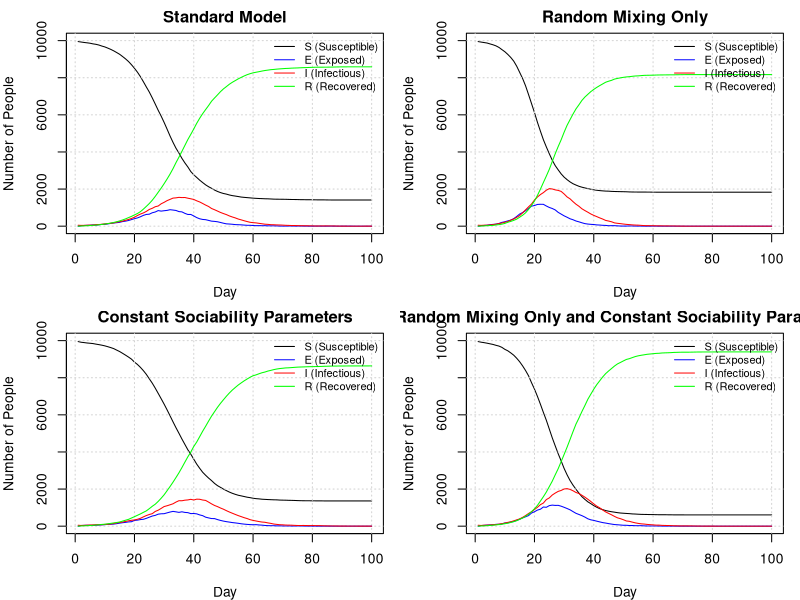

The R source for this figure:
###########################################################
# File:    Submission.R
# Authors: Colin McDonagh (s2213748), Matthew Poole (s2892092), James Horn (s2304075)
# Date:    2025-10-15
# Github URL: https://github.com/JTHorn-eng/Extended-Stats-Programming-Assignment-2/blob/main/Submission.R
###########################################################
#
### About
#
# This document is the code to run an SEIR model and prints the plots of 4 
# different implementations of the model. The program primarily uses two 
# functions to do this: get.net() and seir(). This SEIR model can account for 
# different transmission rates between people sharing houses of different sizes,
# social networks of different sizes, and random mixing. The housing sharing 
# assumes a uniform distribution of house sizes and the social networks allow 
# for variable social network sizes, depending on their 'sociability' parameter.
# The code concludes with a commentary on the 4 different models. 
# 
#
#
### Contributions:
#
# All members attended the majority of workshops and communicated remotely about 
# progress made outside of class time.
#
# Colin McDonagh (33 %) Wrote the majority of the nseir function and led the 
#                       commentary of the different models  
#                      
# Matthew Poole  (34 %) Wrote the code to distribute people to houses, optimised 
#                       the get.net function and nseir function
#                      
# James Horn     (33 %) Wrote the original get.net function and wrote the plot 
#                       function 
#                     


get.net = function(beta, h, nc=15) {
  #' Creates a list of vectors, with each vector at position i containing the 
  #' indices of people that person i is connected with socially. This is done by 
  #' looping through each person, calculating their network based on the 
  #' probability they are connected to someone else, and then recording these 
  #' values at position i of the list, and then recording the value i at each 
  #' index of the list of the person in the social network.
  #' @param beta A list of n uniform random deviates
  #' @param h    A vector of length n describing who shares houses
  #' @param nc  A value dictating the average number of connections per person.
  #' 
  #' @return a list of vectors, with the vector at position i being the social 
  #' network of person i.
  
  # Define the number of people to consider
  n <- length(h)
  
  # Create a list of vectors for who shares a house with who, as people sharing 
  # houses cannot be in the same social network.
  house_network <- lapply(h, function(x) which(x == h))
  
  # Generate an empty list to populate with connections
  social_network <- vector("list",n)
  
  # Calculates a constant used inside a loop once for efficiency to calculate 
  # the probability that two people are connected socially.
  k <- nc*beta/(mean(beta)^2*(n-1))
  
  # loop through each person in the network
  for (i in 1:(n-1)) {
    # Create probabilities that person i is connected with each other person. 
    # Only consider person i and onwards as these values will be symmetric.
    network_probs <- c(rep(0,i), beta[i]*k[(i+1):n]) 
    
    # Create probabilities to compare the network probs with.
    # The first i values are 1 as the first (i-1) have already been assigned 
    # networks, and person i cannot be in a network with themself. 
    probs <- c(rep(1,i), runif(n-i))
    
    # Assign the indices of people sharing a network to a vector, and exclude 
    # anyone who lives with them
    social_indices <- which(network_probs > probs)[-house_network[[i]]]
    
    # append the indices of people in person i's network to the list
    social_network[[i]] <- c(social_network[[i]], social_indices)
    
    # append person i to the network of each person in person i's network
    social_network[social_indices] <- lapply(social_network[social_indices], 
                                             function(x) c(x, i))
  }
  
  return(social_network)
}


nseir <- function(beta,h,alink,alpha=c(.1,.01,.01),delta=.2,gamma=.4,nc=15, nt = 100,pinf = .005) {
  #' This function implements and simulates the SEIR model described in the introduction to this document for a given set of parameter
  #' values. It calculates the amount of people that are in the susceptible, exposed, infected, and recovered classes each day based 
  #' on households, a personal social network, and a random interaction network (where households and the personal networks are disjoint). 
  #' @param beta A list of uniform random deviates
  #' @param h A vector indexing who shares houses
  #' @param alink A list of vectors, with the vector at position i being the social network of person i.
  #' @param alpha A vector of parameters for alpha_h, alpha_c, and alpha_r (as described above) respectively.
  #' @param delta The probability that an infected individual transfers from the infected class to the recovered class each day.
  #' @param gamma The probability that an exposed individual transfers from the exposed class to the infected class each day.
  #' @param n_c A value of the average number of personal connections per person.
  #' @param nt The number of days to simulate the model over.
  #' @param pinf The proportion of the population infected at the start of the simulation.
  #' 
  #' @return A list of vectors, where these vectors contain the number of people in the susceptible class, exposed class, infected class, 
  #' recovered class, and the day these correspond to respectively.
  
  # Sets the number of people in the model
  n <- length(h)
  
  # Initialise the vectors we will return from this function
  S <- E <- I <- R <- t_vec <- rep(0,nt)
  
  # Creates a vector to contain the class of each individual each day
  x <- rep(0, n)
  
  # Randomly samples the initial infected people from our population
  x[sample(1:n, round(n * pinf))] <- 2
  
  # Find the initial number of susceptible and infected people
  S[1] <- sum(x==0); I[1] <- sum(x==2)
  
  # Calculates a constant used inside a loop once for efficiency
  k <- (alpha[3]*nc*beta) / (mean(beta)^2*(n-1))
  
  # is it necessary to do this with k or is it worth for performance?
  
  # Iterate the following over each day in the simulation
  for (t in 2:nt){
    
    # Initialise a vector to store the people exposed by each infected person
    exp_vector <- vector("list", length=length(which(x==2)))
    
    # Iterate over each infected person to find out which susceptible people are
    # exposed by at least one infected person
    for (i in which(x==2)){
      
      # Reset the indices of susceptible people infected after each iteration
      shce <- snce <- srce <- numeric(0)
      
      # Only consider the household model if the user specifies this
      if(alpha[1]>0){
        # Find indices of susceptible people in a household with infected person i
        shc <- which((h==h[i])&x==0)
        # Samples whether people in shc are exposed (by household) by person i
        shce <- shc[runif(length(shc))<=alpha[1]]
      }
      
      
      # Only consider the contact network if the user specifies this
      if(alpha[2]>0){
        # Find indices of susceptible people in a contact network with infected 
        # person i
        nc <- alink[[i]]
        snc <- nc[which(x[nc]==0)]
        
        # Samples whether people in snce are exposed (by contact network) by person i
        snce <- snc[runif(length(snc))<=alpha[2]]
      }
      
      
      # Only consider the random network if the user specifies this
      if(alpha[3]>0){
        # Finds indices of susceptible people
        src <- which(x==0)
        # Samples whether people in src are exposed (by random network) by person i
        srce <- src[runif(length(src)) <= beta[i]*k[src]]
      } 
      
      # Append unique people exposed by person i to a running list
      exp_vector[[i]] <- unique(c(shce, snce, srce))
    }
    
    # Find the unique susceptible people exposed on day t by any infected person
    any_exp_vector <- unique(unlist(exp_vector))
    
    # Create uniform random deviates
    u <- runif(n)
    
    # Infected people transition to recovered with class probability delta            
    x[x==2&u<delta] <- 3 
    # Exposed people transition to infected class with probability gamma
    x[x==1&u<gamma] <- 2  
    
    # Susceptible people transition to exposed class as calculated above
    x[any_exp_vector] <- 1
    
    # Sum the total people in each class and increment the day
    S[t] <- sum(x==0); E[t] <- sum(x==1)
    I[t] <- sum(x==2); R[t] <- sum(x==3)
    t_vec[t] <- t
  }  
  
  # Return the list of susceptible, exposed, infected, and recovered people on each day and the vector of day indices
  return(list(S=S,E=E,I=I,R=R,t=t_vec))
}

plot_seir = function(seir_results_list, n, title = 'SEIR Model Results') {

    #' Plots a list of SEIR model results in a 2x2 grid layout, showing the
    #' evolution of SEIR (Susceptible, Exposed, Infectious, Recovered) 
    #' compartments for one or more simulation results. Each element of
    #' `seir_results_list` should be a list containing vectors `S`, `E`,
    #' `I`, and `R` representing daily counts of individuals in each state.
    #' 
    #' @param seir_results_list A list of all model results
    #' @param n the population size for each plot's y-axis
    #' @param title optional title for overall window

    # Generate the grid layout with margin outside layout for legend
    par(mfrow = c(2, 2), mar = c(4, 4, 2, 1))

    # Create subplot titles
    plot_titles <- c(
      'Standard Model'
      ,'Random Mixing Only'
      ,'Constant Sociability Parameters'
      ,'Random Mixing Only and Constant Sociability Parameters'
    )

    for (i in seq_along(seir_results_list)) {

        par(xpd=FALSE)
        
        # Obtain results timeframe in days
        seir_results <- seir_results_list[[i]]
        n_days <- length(seir_results$S)
        days <- 1:n_days

        # Generate line graphs for each class member of the population per day
        plot(
            days
            , seir_results$S
            , type = "l"
            , col = "black"
            , ylim = c(0, n)
            , xlab = "Day"
            , ylab = "Number of People"
            , main = plot_titles[i]
        )

        grid()
      
        lines(days, seir_results$E, col = "blue")
        lines(days, seir_results$I, col = "red")
        lines(days, seir_results$R, col = "green")

        legend("topright",
              inset = c(0, 0),
              legend = c("S (Susceptible)", "E (Exposed)", "I (Infectious)", 
                         "R (Recovered)"),
              col = c("black", "blue", "red", "green"),
              lty = 1,
              xpd = NA,
              bty = "n",
              cex = 0.8
          )
    }

    # End layout plotting
    par(xpd = NA)

    # Add a title for the overall window
    mtext(title, outer = TRUE, line = 1, cex = 1.2)
}

system.time({
# Run models
# Specify the number of people in the simulation and the maximum number of 
# people in a given household
n = 10000; hmax = 5

# Simulate beta values as standard uniform random deviates
beta <- runif(n)

# Simulate a vector of household contacts
h1 <- rep(rep(1:n, sample(1:hmax,n, replace=TRUE)), length.out=n)

# Simulate personal network information
alink <- get.net(runif(n), h1, 15)


# Create a list of models (using nseir) to compare
results_list <- list(

    # Standard model with personal, household, and random mixing
    nseir(beta, h1, alink)

    # Run model with random mixing only
    ,nseir(beta, h1, alink, alpha=c(0, 0, 0.04))
    
    # Run model with constant sociability parameters for each person
    ,nseir(beta=rep(mean(beta),n), h1, alink)
    
    # Run model with constant sociability parameters for each person and only 
    # consider random mixing
    ,nseir(beta=rep(mean(beta),n), h1, alink, alpha=c(0, 0, 0.04))

)
plot_seir(results_list, n)

})

################################################################################
#'
###' Model Comparison
#'
##' Household, Contact Network, and Random Network Models vs Random Network Only Models:
# ------------------------------------------------------------------------------
#' The models that contain the household and contact network components account
#' for more variability in the infection rates. Thus, we observe a more diffuse 
#' distribution of infectious individuals than the models that only consider the 
#' random network effect, which overestimate the peak severity of the pandemic. 
#' We also observe that the peak of infection occurs later for models that contain
#' household and contact network components than it does for the random network
#' models. 
#' 
#' The additional variability described above comes from allowing the models that 
#' contain household and personal network information to consider behavioral and 
#' random aspects of individuals more intimately:
#' 
#' Variability is introduced in the personal network since the more social an 
#' individual is, the more people they are likely to have in their contact 
#' network, and thus the more people they are likely to infect/be infected by 
#' (where as the opposite is true for unsociable people).
#' 
#' The household structure adds variability that is independent of sociability
#' parameter values (unlike the random network only model for variable beta 
#' values) as household sizes are assumed to be uniformly distributed from 1 to 5.
#' 
#' We also note that the full model is more robust when neglecting the random 
#' variability of sociability between individuals, as the results are very similar
#' (only around 100 more people are infected in the constant sociability model).
#' This could be the case as the household and contact network structures still 
#' encode some underlying random sociability structure into the model). 
#' The random network only model is far more sensitive to this change, and 
#' results in the pandemic infecting far more people (and being severe for 
#' longer) than the random network model with variable sociability parameters.
# ------------------------------------------------------------------------------
